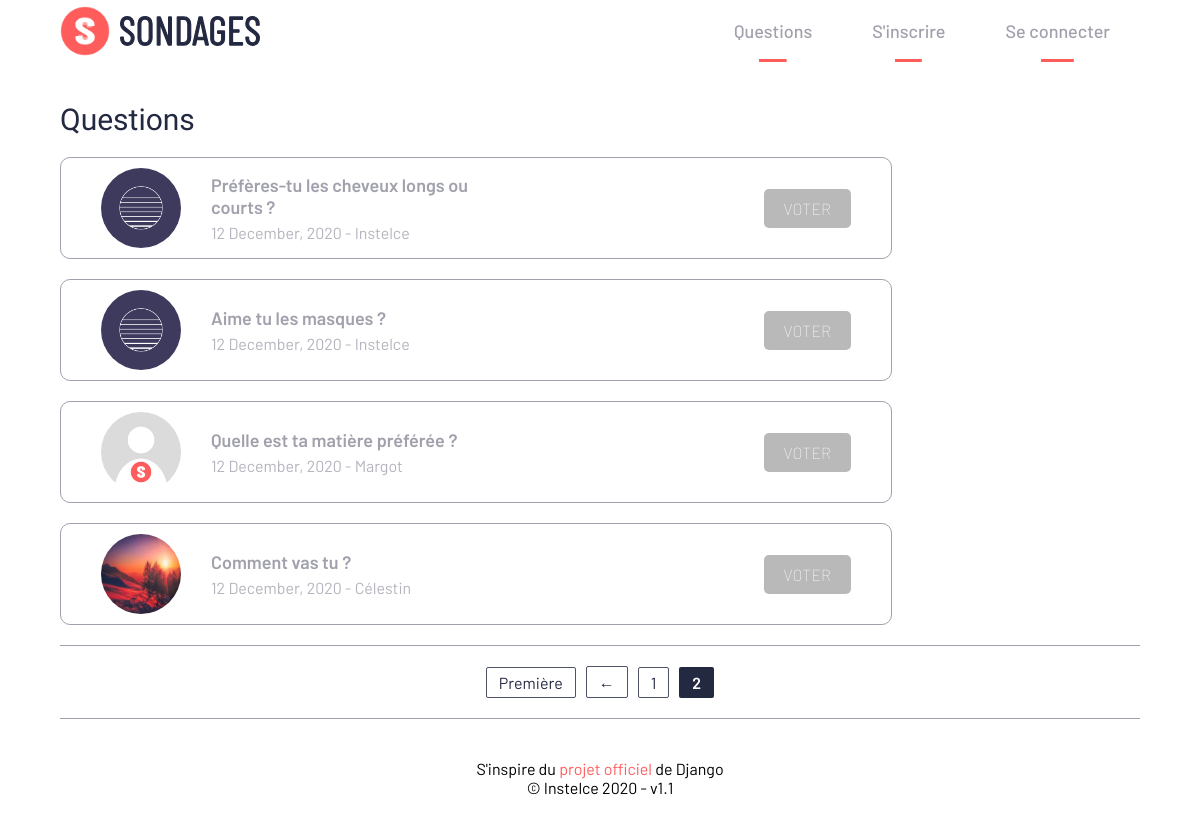
Screenshot of /?page=2 with the database file from the repository.
### polls/models.py (models this page shows, shortened)
class Question(models.Model):
    question_text = models.CharField(max_length=200)
    pub_date = models.DateTimeField('date published')
    author = models.ForeignKey(User, on_delete=models.CASCADE)
    def was_published_recently(self):
        now = timezone.now()
        return now - datetime.timedelta(days=1) <= self.pub_date <= now
    was_published_recently.admin_order_field = 'pub_date'
    was_published_recently.boolean = True
    was_published_recently.short_description = 'Published recently ?'

### users/models.py (models this page shows, shortened)
class Profile(models.Model):
    user = models.OneToOneField(User, on_delete=models.CASCADE)
    image = models.ImageField(default='default.jpg', upload_to='profile_pics')

### polls/views.py (the view)
# urls.py: path('', views.IndexView.as_view(), name='home'),
class IndexView(generic.ListView):
    model = Question
    template_name = 'polls/index.html'
    context_object_name = 'latest_question_list'
    paginate_by = 8
    def get_queryset(self):
        return Question.objects.filter(pub_date__lte=timezone.now()).order_by('-pub_date')

### polls/templates/polls/index.html (shortened to what this page needs)
{% extends "polls/base.html" %}
{% load static %}
{% block content %}
    <div class="sondage__container">
        <h3 class="main__title">Questions</h3>
        {% if latest_question_list %}
            {% for question in latest_question_list %}
                <div href="#" class="sondage__link">
                    <div class="sondage__left">
                        <img class="sondage__user" src="{{ question.author.profile.image.url }}">
                        <div>
                            <h3 class="sondage__title"><a href="{% url 'polls:results' question.id %}">{{ question.question_text }}</a></h3>
                            <p class="sondage__date">{{ question.pub_date|date:"d F, Y" }} - {{ question.author }}</p>
                        </div>
                    </div>
                    <div class="sondage__button-container">
                        {% if user.is_authenticated %}
                            {% if question.author == user %}
                                <a href="{% url 'polls:delete' question.id %}" class="btn button__red">Supprimer</a>
                                <a href="{% url 'polls:update' question.id %}" class="btn button__blue">Mettre à jour</a>
                            {% endif %}
                            <a href="{% url 'polls:detail' question.id %}" class="btn button__gray">Voter</a>
                        {% else %}
                            <a href="{% url 'polls:detail' question.id %}" class="btn button__gray">Voter</a>
                        {% endif %}
                    </div>
                </div>
            {% endfor %}
        {% else %}
            <p>Aucune question n'a été créé.</p>
        {% endif %}
    </div>
{% endblock content %}

### polls/static/polls/css/main.css (style rules this page uses)
html { --color-primary-blue:hsl(230, 29%, 20%); --color-primary-red:hsl(0, 100%, 68%); --color-secondary-dark-grayish-blue: hsl(230, 11%, 40%); --color-secondary-grayish-blue: hsl(231, 7%, 65%); }
body { height: auto; overflow-x: hidden; font-family: 'Barlow', sans-serif; }
.btn { padding: 10px 20px; text-transform: uppercase; border-radius: 5px; color: #ffffff; border: none; outline: none; font-weight: 100; text-align: center; opacity: 1; display: inline-flex; justify-content: center; align-items: center; transition: opacity 0.2s, background 0.3s; }
.button__gray { background: rgba(138, 138, 138, 0.6); }
.main__title { margin-bottom: 20px; font-size: 30px; font-family: 'Barlow Condensed'; font-weight: 100; color: var(--color-primary-blue); }
.sondage__container { width: 100%; padding-right: 40px; display: inline-block; }
.sondage__link { width: 100%; height: auto; padding: 10px 40px; margin-bottom: 20px; display: flex; align-items: center; justify-content: space-between; flex-direction: row; border: 1px solid var(--color-secondary-grayish-blue); border-radius: 10px; }
.sondage__left { display: flex; flex-direction: row; align-items: center; }
.sondage__user { width: 80px; height: 80px; border-radius: 50%; }
.sondage__title { max-width: 280px; margin-left: 30px; margin-bottom: 5px; font-size: 18px; color: var(--color-secondary-grayish-blue); font-weight: 600; transition: color 0.3s; }
.sondage__date { margin-left: 30px; color: hsla(235, 7%, 65%, 0.8); }
.sondage__link .btn { margin-left: 10px; }

### rows the page displays
Question: author.profile.image (picture), question_text "Préfères-tu les cheveux longs ou courts ?", pub_date "12 December, 2020", author "Instelce"
Question: author.profile.image (picture), question_text "Aime tu les masques ?", pub_date "12 December, 2020", author "Instelce"
Question: author.profile.image (placeholder picture), question_text "Quelle est ta matière préférée ?", pub_date "12 December, 2020", author "Margot"
Question: author.profile.image (picture), question_text "Comment vas tu ?", pub_date "12 December, 2020", author "Célestin"

### other values shown
{{ num }} "1"
{{ num }} "2"
